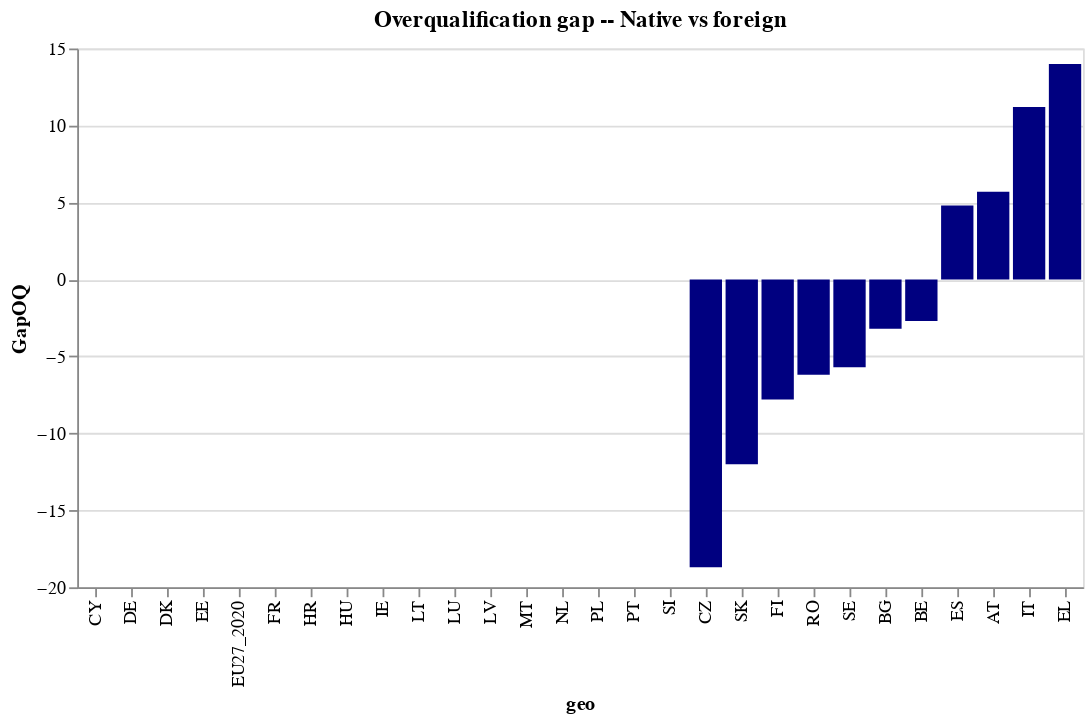

The code cell stored with this chart in its notebook:
### Code cell
chart_data = gapdata.reset_index()
title = alt.TitleParams('Overqualification gap -- Native vs foreign', anchor='middle')

plot = (
    alt.Chart(chart_data, title=title)
    .mark_bar()
    .encode(
        x=alt.X("geo", sort="y"),
        y="GapOQ"))

plot.encode(color=alt.condition(alt.datum.geo == "EU27_2020", alt.value("red"), alt.value("navy")))

### Figure 1 — Vega-Lite specification as saved in the notebook (floating-point values rounded to 4 significant figures)
{"config": {"view": {"continuousWidth": 400, "continuousHeight": 300}}, "data": {"name": "data-5a5fb536f4aa566d0361ada52caa1e1b"}, "mark": "bar", "encoding": {"color": {"condition": {"value": "red", "test": "(datum.geo === 'EU27_2020')"}, "value": "navy"}, "x": {"type": "nominal", "field": "geo", "sort": "y"}, "y": {"type": "quantitative", "field": "GapOQ"}}, "title": {"text": "Overqualification gap -- Native vs foreign", "anchor": "middle"}, "$schema": "https://vega.github.io/schema/vega-lite/v4.8.1.json", "datasets": {"data-5a5fb536f4aa566d0361ada52caa1e1b": [{"geo": "AT", "GapAll": 8.1, "GapNEU": 18.0, "GapMgr": 7.8, "GapOQ": 5.7, "GapONEU": 5.4}, {"geo": "BE", "GapAll": 6.0, "GapNEU": 20.1, "GapMgr": 6.8, "GapOQ": -2.7, "GapONEU": 12.8}, {"geo": "BG", "GapAll": null, "GapNEU": null, "GapMgr": 18.7, "GapOQ": -3.2, "GapONEU": 2.1}, {"geo": "CY", "GapAll": 12.4, "GapNEU": 21.2, "GapMgr": 11.9, "GapOQ": null, "GapONEU": 8.6}, {"geo": "CZ", "GapAll": 1.1, "GapNEU": 6.8, "GapMgr": 1.1, "GapOQ": -18.7, "GapONEU": 8.8}, {"geo": "DE", "GapAll": 15.2, "GapNEU": 22.9, "GapMgr": 12.7, "GapOQ": null, "GapONEU": 6.1}, {"geo": "DK", "GapAll": 6.6, "GapNEU": 8.6, "GapMgr": 5.9, "GapOQ": null, "GapONEU": 9.9}, {"geo": "EE", "GapAll": 14.2, "GapNEU": 15.0, "GapMgr": 11.1, "GapOQ": null, "GapONEU": 2.8}, {"geo": "EL", "GapAll": 15.3, "GapNEU": 19.6, "GapMgr": 8.0, "GapOQ": 14.0, "GapONEU": 15.9}, {"geo": "ES", "GapAll": 9.9, "GapNEU": 13.3, "GapMgr": 8.7, "GapOQ": 4.8, "GapONEU": 6.4}, {"geo": "EU27_2020", "GapAll": 11.5, "GapNEU": 18.1, "GapMgr": 9.5, "GapOQ": null, "GapONEU": 7.2}, {"geo": "FI", "GapAll": 9.5, "GapNEU": 11.3, "GapMgr": 6.7, "GapOQ": -7.8, "GapONEU": 3.3}, {"geo": "FR", "GapAll": 16.1, "GapNEU": 21.8, "GapMgr": 13.2, "GapOQ": null, "GapONEU": 5.8}, {"geo": "HR", "GapAll": -3.2, "GapNEU": 3.5, "GapMgr": -4.7, "GapOQ": null, "GapONEU": 11.0}, {"geo": "HU", "GapAll": 10.8, "GapNEU": 14.2, "GapMgr": 4.5, "GapOQ": null, "GapONEU": 1.7}, {"geo": "IE", "GapAll": 5.1, "GapNEU": 7.5, "GapMgr": 4.6, "GapOQ": null, "GapONEU": null}, {"geo": "IT", "GapAll": 14.2, "GapNEU": 17.0, "GapMgr": 12.1, "GapOQ": 11.2, "GapONEU": 3.9}, {"geo": "LT", "GapAll": 9.9, "GapNEU": 11.7, "GapMgr": 7.9, "GapOQ": null, "GapONEU": 9.2}, {"geo": "LU", "GapAll": -1.3, "GapNEU": 7.5, "GapMgr": 0.6, "GapOQ": null, "GapONEU": null}, {"geo": "LV", "GapAll": 14.4, "GapNEU": 15.4, "GapMgr": 14.2, "GapOQ": null, "GapONEU": 14.0}, {"geo": "MT", "GapAll": 5.7, "GapNEU": 9.1, "GapMgr": 5.2, "GapOQ": null, "GapONEU": null}, {"geo": "NL", "GapAll": 8.4, "GapNEU": 20.1, "GapMgr": 8.9, "GapOQ": null, "GapONEU": 6.9}, {"geo": "PL", "GapAll": 8.4, "GapNEU": 9.4, "GapMgr": 6.5, "GapOQ": null, "GapONEU": 9.8}, {"geo": "PT", "GapAll": 11.1, "GapNEU": 15.4, "GapMgr": 2.6, "GapOQ": null, "GapONEU": null}, {"geo": "RO", "GapAll": null, "GapNEU": null, "GapMgr": 16.3, "GapOQ": -6.2, "GapONEU": -6.5}, {"geo": "SE", "GapAll": 10.0, "GapNEU": 15.1, "GapMgr": 8.1, "GapOQ": -5.7, "GapONEU": -8.9}, {"geo": "SI", "GapAll": 13.2, "GapNEU": 17.0, "GapMgr": 8.0, "GapOQ": null, "GapONEU": null}, {"geo": "SK", "GapAll": 1.0, "GapNEU": null, "GapMgr": 1.3, "GapOQ": -12.0, "GapONEU": null}]}}
